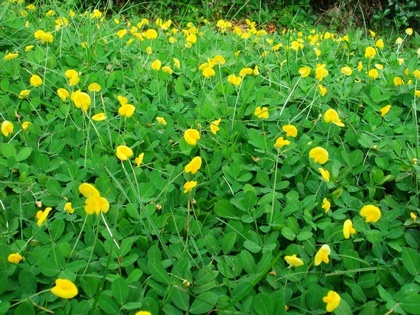
%> input picture Code/777.jpg, 420 x 315 px, shrunk from 800 x 600 before the run
$ octave hsv.m   (GNU Octave 9; MATLAB toolbox functions it lacks are replaced by stand-ins)
%> lines starting %> are read from the running program, lines starting %| are printed output that depends on the picture; in (x1, y1, x2, y2) boxes, pixels count from 0 and x2, y2 are one past the last pixel; in counts of white or black regions, pixels touching at a corner belong together; the program's own positions count from 1
rgb = imread('777.jpg');
%> rgb is the input picture: size 315x420x3 uint8; mean R, G, B 70.4, 140.4, 42.3

%r=a(:,:,1);g=a(:,:,2);b=a(:,:,3);
%subplot(131);imhist(r);title('R-灰度直方图');
%subplot(132);imhist(g);title('G-灰度直方图');
%subplot(133);imhist(b);title('B-灰度直方图');

% hsi = rgb2hsi(rgb)把一幅RGB图像转换为HSI图像，
% 输入图像是一个彩色像素的M×N×3的数组，
% 其中每一个彩色像素都在特定空间位置的彩色图像中对应红、绿、蓝三个分量。
% 假如所有的RGB分量是均衡的，那么HSI转换就是未定义的。
% 输入图像可能是double（取值范围是[0, 1]），uint8或 uint16。
%
% 输出HSI图像是double，
% 其中hsi(:, :, 1)是色度分量，它的范围是除以2*pi后的[0, 1]；
% hsi(:, :, 2)是饱和度分量，范围是[0, 1]；
% hsi(:, :, 3)是亮度分量，范围是[0, 1]。

% 抽取图像分量
rgb = im2double(rgb);
%> rgb: size 315x420x3 double
r = rgb(:, :, 1);
g = rgb(:, :, 2);
b = rgb(:, :, 3);

% 执行转换方程
num = 0.5*((r - g) + (r - b));
den = sqrt((r - g).^2 + (r - b).*(g - b));
theta = acos(num./(den + eps)); %防止除数为0
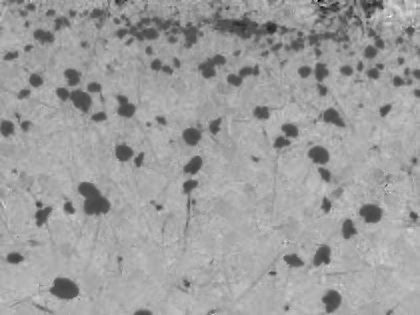
%> theta: size 315x420 double; min 0.102, max 2.95, mean 1.87; drawn with min black and max white

H = theta;
H(b > g) = 2*pi - H(b > g);
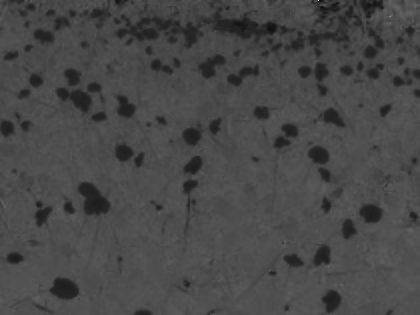
%> H: size 315x420 double; under 0.01% of pixels changed, all inside (x1, y1, x2, y2) = (318, 0, 391, 17); drawn with min black and max white
H = H/(2*pi);

num = min(min(r, g), b);
den = r + g + b;
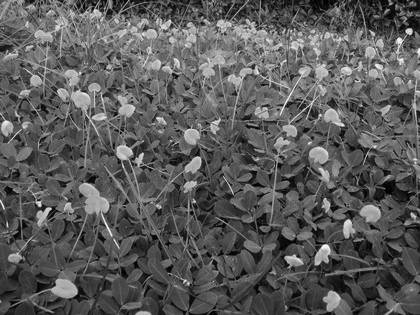
%> den: size 315x420 double; min 0.0235, max 2.74, mean 0.993; drawn with min black and max white
den(den == 0) = eps; %防止除数为0
S = 1 - 3.* num./den;
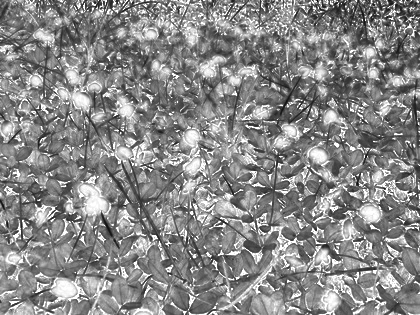
%> S: size 315x420 double; min 0, max 1, mean 0.537

H(S == 0) = 0;
%> H: size 315x420 double; min 0, max 0.984, mean 0.297

I = (r + g + b)/3;

% 将3个分量联合成为一个HSI图像
hsi = cat(3, H, S, I);
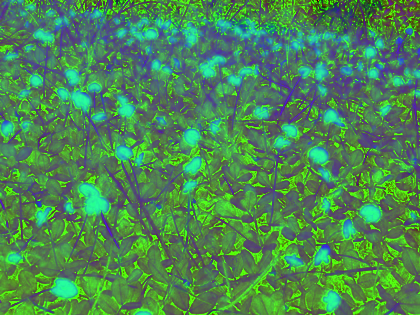
%> hsi: size 315x420x3 double; mean R, G, B 0.297, 0.537, 0.331
hsi1 = H;
hsi2 = S;
hsi3 = I;
figure,imshow(hsi);
figure,subplot(131),imshow(hsi1);title('H分量');
subplot(132),imshow(hsi2);title('S分量');
subplot(133),imshow(hsi3);title('I分量');
figure,subplot(131),imhist(hsi1);title('H灰度直方图');
subplot(132),imhist(hsi2);title('S灰度直方图');
subplot(133),imhist(hsi3);title('I灰度直方图');
%> after `title('I灰度直方图')`:
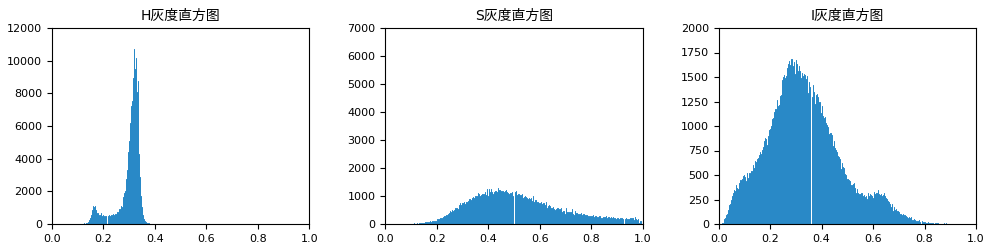
%> figure redrawn from the program's plot data, 3 panels; panel 1: highest point at x = 0.318, y = 10727; panel 2: highest point at x = 1, y = 6592; panel 3: highest point at x = 0.282, y = 1686
rgb1(:,:,1)=hsi1;
rgb1(:,:,2)=hsi2;
rgb1(:,:,3)=hsi3;
[M,N]=size(hsi1);
%> M = 315; N = 420
for i=1:M
    for j=1:N
        if(hsi1(i,j)>0.20392)
            rgb1(i,j,1)=255; rgb1(i,j,2)=255; rgb1(i,j,3)=255;
        end
    end
end
figure;imshow(rgb1);
%> after `imshow(rgb1)`:
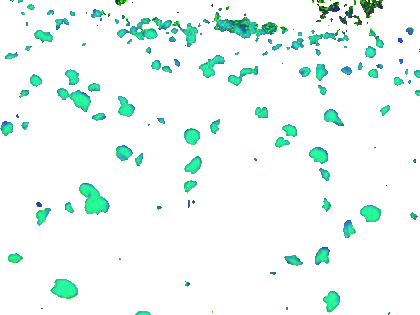
%> displayed picture: size 315x420x3, on the screen's scale of 0 to 255; mean R, G, B 237.5, 249.5, 246


% [191 lines of commented-out code are left out]
